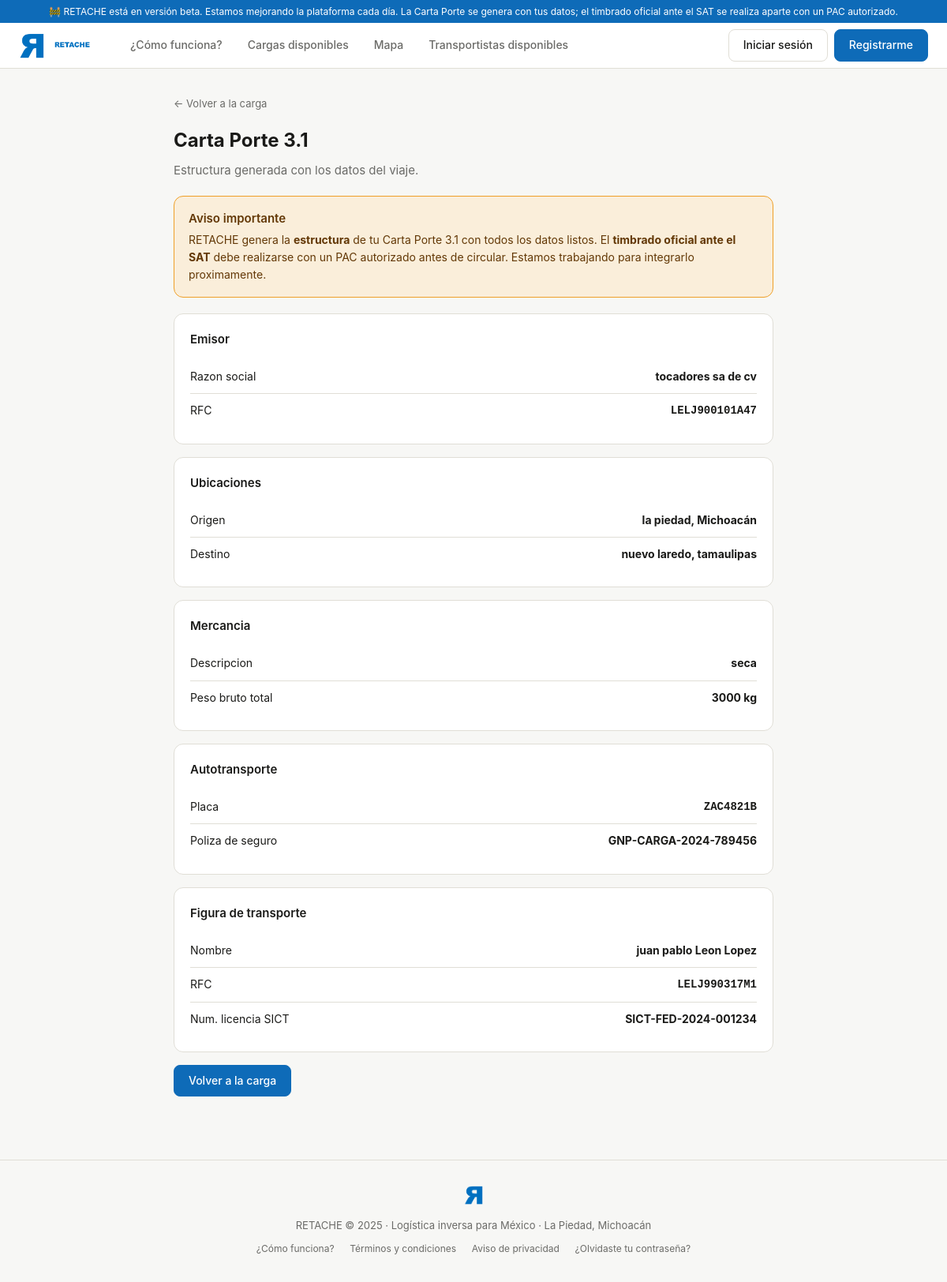
The app's page /cargas/3/carta-porte with its own data.
### models.py (models this page shows)
class Empresa(Base):
    __tablename__ = "empresas"
    id = Column(Integer, primary_key=True, index=True)
    razon_social = Column(String(200), nullable=False)
    nombre_comercial = Column(String(200), nullable=True)
    telefono = Column(String(15), nullable=False)
    email = Column(String(120), unique=True, index=True, nullable=False)
    contrasena_hash = Column(String(200), nullable=False)
    rfc = Column(String(13), unique=True, index=True, nullable=False)
    rfc_verificado = Column(Boolean, default=False)
    num_acta_constitutiva = Column(String(100), nullable=True)
    acta_constitutiva_verificada = Column(Boolean, default=False)
    giro = Column(String(100), nullable=True)
    calle = Column(String(200), nullable=True)
    colonia = Column(String(100), nullable=True)
    municipio = Column(String(100), nullable=True)
    estado = Column(String(50), nullable=True)
    cp = Column(String(5), nullable=True)
    nombre_contacto = Column(String(150), nullable=True)
    puesto_contacto = Column(String(100), nullable=True)
    logo_url = Column(String(200), nullable=True)
    calificacion_promedio = Column(Float, default=0.0)
    total_cargas_publicadas = Column(Integer, default=0)
    fecha_registro = Column(DateTime, server_default=func.now())
    activo = Column(Boolean, default=True)
    email_verificado = Column(Boolean, default=False)
    token_verificacion = Column(String(200), nullable=True)
    token_reset_password = Column(String(200), nullable=True)
    token_reset_expira = Column(DateTime, nullable=True)
    cargas_publicadas = relationship("Carga", back_populates="empresa")
    mensajes_enviados = relationship("Mensaje", foreign_keys="Mensaje.remitente_empresa_id", back_populates="remitente_empresa")

class Carga(Base):
    __tablename__ = "cargas"
    id = Column(Integer, primary_key=True, index=True)
    empresa_id = Column(Integer, ForeignKey("empresas.id"), nullable=False)
    transportista_id = Column(Integer, ForeignKey("transportistas.id"), nullable=True)
    titulo = Column(String(150), nullable=False)
    descripcion = Column(Text, nullable=True)
    tipo_mercancia = Column(String(100), nullable=False)
    peso_kg = Column(Float, nullable=False)
    volumen_m3 = Column(Float, nullable=True)
    requiere_refrigeracion = Column(Boolean, default=False)
    mercancia_peligrosa = Column(Boolean, default=False)
    origen_ciudad = Column(String(100), nullable=False)
    origen_estado = Column(String(50), nullable=False)
    origen_lat = Column(Float, nullable=True)
    origen_lng = Column(Float, nullable=True)
    destino_ciudad = Column(String(100), nullable=False)
    destino_estado = Column(String(50), nullable=False)
    destino_lat = Column(Float, nullable=True)
    destino_lng = Column(Float, nullable=True)
    fecha_recoleccion = Column(DateTime, nullable=False)
    fecha_entrega_estimada = Column(DateTime, nullable=True)
    tipo_vehiculo_requerido = Column(String(30), nullable=True)
    precio_ofrecido_mxn = Column(Float, nullable=False)
    precio_negociable = Column(Boolean, default=True)
    estado = Column(String(30), default=EstadoCarga.disponible)
    fecha_publicacion = Column(DateTime, server_default=func.now())
    fecha_asignacion = Column(DateTime, nullable=True)
    fecha_completada = Column(DateTime, nullable=True)
    carta_porte_generada = Column(Boolean, default=False)
    carta_porte_uuid = Column(String(100), nullable=True)
    carta_porte_xml = Column(Text, nullable=True)
    empresa = relationship("Empresa", back_populates="cargas_publicadas")
    transportista = relationship("Transportista", back_populates="cargas")
    mensajes = relationship("Mensaje", back_populates="carga")
    resenas = relationship("Resena", back_populates="carga")

class Transportista(Base):
    __tablename__ = "transportistas"
    id = Column(Integer, primary_key=True, index=True)
    nombre = Column(String(100), nullable=False)
    apellidos = Column(String(100), nullable=False)
    telefono = Column(String(15), nullable=False)
    email = Column(String(120), unique=True, index=True, nullable=False)
    contrasena_hash = Column(String(200), nullable=False)
    rfc = Column(String(13), unique=True, index=True, nullable=False)
    rfc_verificado = Column(Boolean, default=False)
    num_licencia_federal = Column(String(50), nullable=True)
    licencia_estado = Column(String(20), default=EstadoDocumento.pendiente)
    licencia_vencimiento = Column(DateTime, nullable=True)
    num_poliza_seguro = Column(String(80), nullable=True)
    seguro_estado = Column(String(20), default=EstadoDocumento.pendiente)
    seguro_vencimiento = Column(DateTime, nullable=True)
    seguro_cobertura_mxn = Column(Float, nullable=True)
    verificacion_vehicular_estado = Column(String(20), default=EstadoDocumento.pendiente)
    verificacion_vehicular_vencimiento = Column(DateTime, nullable=True)
    tarjeta_circulacion_estado = Column(String(20), default=EstadoDocumento.pendiente)
    carta_porte_habilitada = Column(Boolean, default=False)
    tipo_vehiculo = Column(String(30), nullable=True)
    marca_vehiculo = Column(String(50), nullable=True)
    modelo_vehiculo = Column(String(50), nullable=True)
    anio_vehiculo = Column(Integer, nullable=True)
    placa = Column(String(10), nullable=True)
    capacidad_kg = Column(Float, nullable=True)
    latitud = Column(Float, nullable=True)
    longitud = Column(Float, nullable=True)
    disponible = Column(Boolean, default=True)
    foto_url = Column(String(200), nullable=True)
    rutas_frecuentes = Column(Text, nullable=True)
    calificacion_promedio = Column(Float, default=0.0)
    total_viajes = Column(Integer, default=0)
    porcentaje_puntualidad = Column(Float, default=100.0)
    fecha_registro = Column(DateTime, server_default=func.now())
    activo = Column(Boolean, default=True)
    email_verificado = Column(Boolean, default=False)
    token_verificacion = Column(String(200), nullable=True)
    token_reset_password = Column(String(200), nullable=True)
    token_reset_expira = Column(DateTime, nullable=True)
    cargas = relationship("Carga", back_populates="transportista")
    mensajes_enviados = relationship("Mensaje", foreign_keys="Mensaje.remitente_transportista_id", back_populates="remitente_transportista")
    resenas = relationship("Resena", back_populates="transportista")
    notificaciones = relationship("Notificacion", back_populates="transportista")
    rutas_disponibles = relationship("RutaDisponible", back_populates="transportista")

### main.py (the view)
@app.get("/cargas/{carga_id}/carta-porte")
async def generar_carta_porte(carga_id: int, request: Request, db: Session = Depends(get_db)):
    carga = db.query(Carga).filter(Carga.id == carga_id).first()
    if not carga:
        raise HTTPException(status_code=404, detail="Carga no encontrada")
    if not carga.transportista_id:
        raise HTTPException(status_code=400, detail="La carga necesita un transportista asignado.")
    t = carga.transportista
    e = carga.empresa
    carta = {
        "version": "3.1",
        "emisor": {"rfc": e.rfc, "razon_social": e.razon_social},
        "complemento_carta_porte": {
            "version": "3.1",
            "ubicaciones": [
                {"tipoUbicacion": "Origen", "municipio": carga.origen_ciudad, "estado": carga.origen_estado},
                {"tipoUbicacion": "Destino", "municipio": carga.destino_ciudad, "estado": carga.destino_estado},
            ],
            "mercancias": {
                "pesoBrutoTotal": carga.peso_kg,
                "mercancia": [{"descripcion": carga.tipo_mercancia, "pesoEnKg": carga.peso_kg}],
                "autotransporte": {
                    "placaVM": t.placa or "",
                    "polizaCarga": t.num_poliza_seguro or "",
                },
            },
            "figuraTransporte": [{"rfcFigura": t.rfc, "numLicencia": t.num_licencia_federal or "", "nombreFigura": f"{t.nombre} {t.apellidos}"}],
        },
        "nota": "Requiere timbrado con PAC autorizado SAT antes de usarse en carretera.",
    }
    carga.carta_porte_generada = True
    carga.carta_porte_xml = json.dumps(carta, ensure_ascii=False, indent=2)
    db.commit()
    return templates.TemplateResponse("carta_porte.html", contexto(request, db,
        carga=carga,
        carta=carta,
    ))

### templates/carta_porte.html (shortened to what this page needs)
{% extends "base.html" %}
{% block content %}
<div style="max-width:760px; margin:0 auto;">
  <a href="/cargas/{{ carga.id }}" style="font-size:13px; color:var(--texto-suave);">&larr; Volver a la carga</a>
  <h1 style="font-size:24px; font-weight:700; margin:16px 0 6px;">Carta Porte 3.1</h1>
  <p style="color:var(--texto-suave); margin-bottom:20px;">Estructura generada con los datos del viaje.</p>
  <div style="background:#FAEEDA; border:1px solid #EF9F27; border-radius:12px; padding:16px 18px; margin-bottom:20px;">
    <div style="font-weight:600; color:#633806; margin-bottom:4px;">Aviso importante</div>
    <div style="font-size:14px; color:#633806; line-height:1.6;">
      RETACHE genera la <strong>estructura</strong> de tu Carta Porte 3.1 con todos los datos listos. El <strong>timbrado oficial ante el SAT</strong> debe realizarse con un PAC autorizado antes de circular. Estamos trabajando para integrarlo proximamente.
    </div>
  </div>
  <div class="card" style="margin-bottom:16px;">
    <h2 style="font-size:15px; font-weight:600; margin-bottom:14px;">Emisor</h2>
    <div class="doc-row"><span>Razon social</span><strong>{{ carta.emisor.razon_social }}</strong></div>
    <div class="doc-row"><span>RFC</span><strong style="font-family:monospace;">{{ carta.emisor.rfc }}</strong></div>
  </div>
  <div class="card" style="margin-bottom:16px;">
    <h2 style="font-size:15px; font-weight:600; margin-bottom:14px;">Ubicaciones</h2>
    <div class="doc-row"><span>Origen</span><strong>{{ carga.origen_ciudad }}, {{ carga.origen_estado }}</strong></div>
    <div class="doc-row"><span>Destino</span><strong>{{ carga.destino_ciudad }}, {{ carga.destino_estado }}</strong></div>
  </div>
  <div class="card" style="margin-bottom:16px;">
    <h2 style="font-size:15px; font-weight:600; margin-bottom:14px;">Mercancia</h2>
    <div class="doc-row"><span>Descripcion</span><strong>{{ carga.tipo_mercancia }}</strong></div>
    <div class="doc-row"><span>Peso bruto total</span><strong>{{ carga.peso_kg | int }} kg</strong></div>
  </div>
  <div class="card" style="margin-bottom:16px;">
    <h2 style="font-size:15px; font-weight:600; margin-bottom:14px;">Autotransporte</h2>
    <div class="doc-row"><span>Placa</span><strong style="font-family:monospace;">{{ carga.transportista.placa or '-' }}</strong></div>
    <div class="doc-row"><span>Poliza de seguro</span><strong>{{ carga.transportista.num_poliza_seguro or '-' }}</strong></div>
  </div>
  <div class="card" style="margin-bottom:16px;">
    <h2 style="font-size:15px; font-weight:600; margin-bottom:14px;">Figura de transporte</h2>
    <div class="doc-row"><span>Nombre</span><strong>{{ carga.transportista.nombre }} {{ carga.transportista.apellidos }}</strong></div>
    <div class="doc-row"><span>RFC</span><strong style="font-family:monospace;">{{ carga.transportista.rfc }}</strong></div>
    <div class="doc-row"><span>Num. licencia SICT</span><strong>{{ carga.transportista.num_licencia_federal or '-' }}</strong></div>
  </div>
  <a href="/cargas/{{ carga.id }}" class="btn btn-primary">Volver a la carga</a>
</div>
{% endblock %}

### templates/base.html (style rules this page uses)
*, *::before, *::after { box-sizing: border-box; margin: 0; padding: 0; }
:root { --verde: #0E6BB8; --verde-claro: #1481D9; --verde-bg: #E5F1FB; --gris-bg: #F7F7F5; --gris-borde: #E0DED6; --texto: #1A1A18; --texto-suave: #6B6B68; --amber: #BA7517; --amber-bg: #FAEEDA; --rojo-bg: #FCEBEB; --rojo: #A32D2D; --azul: #0E6BB8; --azul-bg: #E5F1FB; }
body { font-family: -apple-system, BlinkMacSystemFont, 'Segoe UI', sans-serif; background: var(--gris-bg); color: var(--texto); font-size: 15px; line-height: 1.6; }
a { color: var(--verde); text-decoration: none; }
.btn { display: inline-flex; align-items: center; gap: 6px; padding: 8px 18px; border-radius: 8px; font-size: 14px; font-weight: 500; cursor: pointer; border: 1px solid var(--gris-borde); background: #fff; color: var(--texto); transition: all .15s; text-decoration: none; }
.btn-primary { background: var(--verde); color: #fff; border-color: var(--verde); }
.card { background: #fff; border: 1px solid var(--gris-borde); border-radius: 12px; padding: 20px; }
.doc-row { display: flex; justify-content: space-between; align-items: center; padding: 10px 0; border-bottom: 1px solid var(--gris-borde); font-size: 14px; }
.doc-row:last-child { border-bottom: none; }

### records on screen
Empresa: emisor.razon_social "tocadores sa de cv", emisor.rfc "LELJ900101A47"
Carga: origen_ciudad "la piedad", origen_estado "Michoacán", destino_ciudad "nuevo laredo", destino_estado "tamaulipas", tipo_mercancia "seca", peso_kg "3000"
Transportista: transportista "ZAC4821B", transportista "GNP-CARGA-2024-789456", transportista.nombre "juan pablo", transportista.apellidos "Leon Lopez", transportista.rfc "LELJ990317M1", transportista "SICT-FED-2024-001234"
